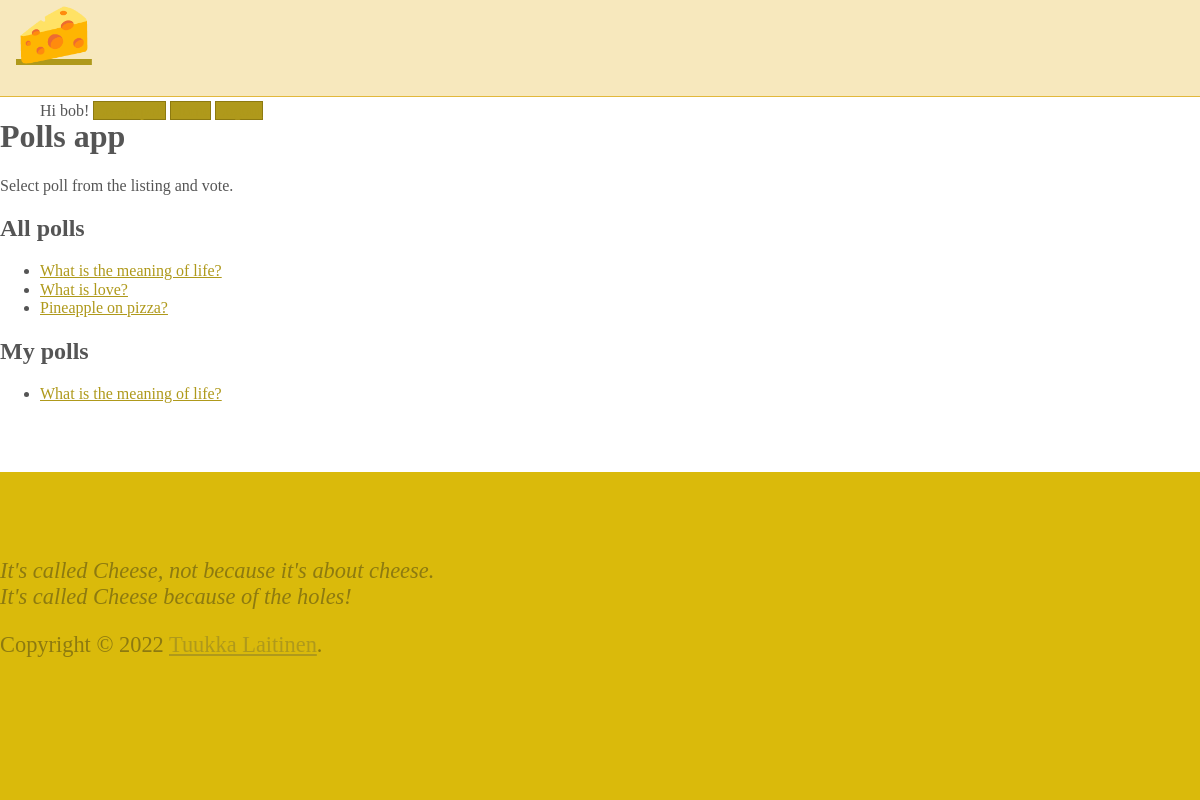
Screenshot of / (signed in) with the database file from the repository.
### polls/models.py (models this page shows, shortened)
class Question(models.Model):
	question_text = models.CharField(max_length=200)
	pub_date = models.DateTimeField('date published')
	owner = models.ForeignKey(User, on_delete=models.CASCADE)

### polls/views.py (the view)
# urls.py: path('', view=views.index, name='index'),
def index(request):
	if request.user.is_authenticated:
		users_questions = Question.objects.filter(owner__username = request.user.username)
		question_list = Question.objects.all()
		return render(request, 'polls/index.html', {
			'question_list': question_list,
			'user': request.user,
			'users_questions': users_questions
			})
	return HttpResponseRedirect('login')

### polls/templates/polls/index.html
{% extends 'base.html' %}
{% block content %}
<h1>Polls app</h1>
<p>Select poll from the listing and vote.</p>
<h2>All polls</h2>
{% if question_list %}
<ul>
{% for question in question_list %}
    <li><a href="/{{ question.id }}">{{ question.question_text }}</a></li>
{% endfor %}
</ul>
{% endif %}
<h2>My polls</h2>
{% if users_questions %}
<ul>
{% for question in users_questions %}
    <li><a href="/{{ question.id }}">{{ question.question_text }}</a></li>
{% endfor %}
</ul>
{% else %}
<p>No polls available.</p>
{% endif %}
{% endblock %}

### polls/templates/base.html (shortened to what this page needs)
{% load static %}
<!DOCTYPE html>
<html lang="en">
<head>
    <link rel="stylesheet" href="https://cdnjs.cloudflare.com/ajax/libs/normalize/8.0.1/normalize.css" />
    <link rel="stylesheet" href="https://cdnjs.cloudflare.com/ajax/libs/milligram/1.4.1/milligram.css" />
    <link rel="stylesheet" type="text/css" href="{% static 'polls/style.css' %}" />
</head>
<body>
    <nav>
        <div class="container">
            <a class="logo" href="{% url 'polls:index' %}">🧀</a>
            <ul class="navigation-list float-right">
                {% if user.is_authenticated %}
                <li><span>Hi {{ user.username }}!</span></li>
                {% endif %}
                <li><a class="button" href="{% url 'polls:create' %}">Create poll</a></li>
                <li><a class="button" href="{% url 'polls:index' %}">Home</a></li>
                {% if user.is_authenticated %}
                <li><a class="button" href="/logout">Logout</a></li>
                {% else %}
                <li><a class="button" href="/login">Login</a></li>
                {% endif %}
            </ul>
        </div>
    </nav>
    <div class="container">
        {% block content %}{% endblock %}
    </div>
    <footer class="footer">
        <div class="container">
                <p><em>It's called Cheese, not because it's about cheese.<br/>
                    It's called Cheese because of the holes!</em></p>
            <span>Copyright © 2022 <a class="Link" href="https://github.com/tuukkalai" rel="noopener" target="_blank">Tuukka Laitinen</a>.</span>
        </div>
    </footer>
</body>
</html>

### polls/static/polls/style.css (style rules this page uses)
body { color: #555; position: relative; min-height: 100vh; }
body::after { content: ''; display: block; height: 200px; }
a { color: #af991b; }
nav { background-color: #f7e8bd; border-bottom: .1rem solid #e2b83b; height: 6rem; margin-bottom: 1rem; }
nav .logo { font-size: 3.8rem; padding-left: 1rem; }
nav .navigation-list { list-style-type: none; padding-top: 1rem; }
nav .navigation-list > li { display: inline; margin-top: 10px; }
.button, button, input[type="button"], input[type="reset"], input[type="submit"] { background-color: #af991b; border: 0.1rem solid #8d7a10; }
.footer { position: absolute; bottom: 0; height: 200px; background: #daba0b; color: #8d7a10; display: block; font-size: 1.4rem; max-width: 100%; padding: 4rem 0; width: 100%; }

### rows the page displays
Question: question_text "What is the meaning of life?"
Question: question_text "What is love?"
Question: question_text "Pineapple on pizza?"

### other values shown
{{ user.username }} "bob"
